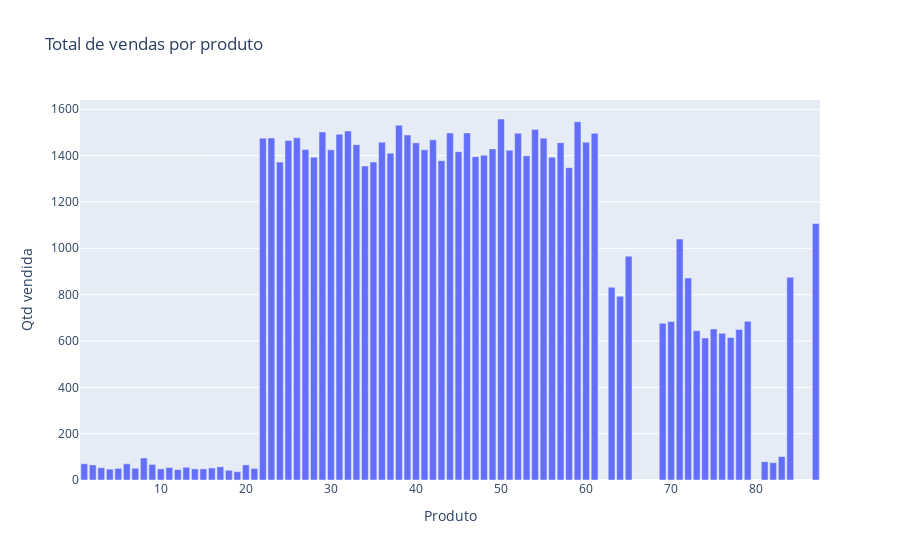

Notebook code for this chart:
### Code cell
#Gráfico interativo - Total de vendas por produto 

import plotly.graph_objs as go
from plotly.subplots import make_subplots

fig = make_subplots(rows=1, cols=1)

fig.add_trace(go.Bar(x=total_pproduto.index, y=total_pproduto['quantidade']))

fig.update_layout(title='Total de vendas por produto', xaxis_title='Produto', yaxis_title='Qtd vendida')

fig.show()

### Figure 1 — Plotly figure (JSON) as saved in the notebook; plotly's stock layout.template omitted (floating-point values rounded to 4 significant figures)
{"data": [{"type": "bar", "x": [1, 2, 3, 4, 5, 6, 7, 8, 9, 10, 11, 12, 13, 14, 15, 16, 17, 18, 19, 20, 21, 22, 23, 24, 25, 26, 27, 28, 29, 30, 31, 32, 33, 34, 35, 36, 37, 38, 39, 40, 41, 42, 43, 44, 45, 46, 47, 48, 49, 50, 51, 52, 53, 54, 55, 56, 57, 58, 59, 60, 61, 63, 64, 65, 69, 70, 71, 72, 73, 74, 75, 76, 77, 78, 79, 81, 82, 83, 84, 87], "y": [70, 65, 53, 47, 50, 70, 51, 95, 67, 48, 54, 45, 55, 48, 48, 52, 57, 42, 36, 65, 50, 1475, 1476, 1372, 1465, 1477, 1426, 1393, 1502, 1425, 1492, 1506, 1447, 1355, 1372, 1458, 1410, 1531, 1489, 1455, 1425, 1468, 1378, 1498, 1417, 1498, 1395, 1402, 1429, 1558, 1423, 1497, 1399, 1513, 1475, 1393, 1456, 1348, 1546, 1458, 1496, 832, 793, 966, 676, 684, 1040, 872, 644, 613, 652, 633, 615, 650, 685, 79, 75, 101, 875, 1107]}], "layout": {"title": {"text": "Total de vendas por produto"}, "xaxis": {"anchor": "y", "domain": [0, 1], "title": {"text": "Produto"}}, "yaxis": {"anchor": "x", "domain": [0, 1], "title": {"text": "Qtd vendida"}}}}
